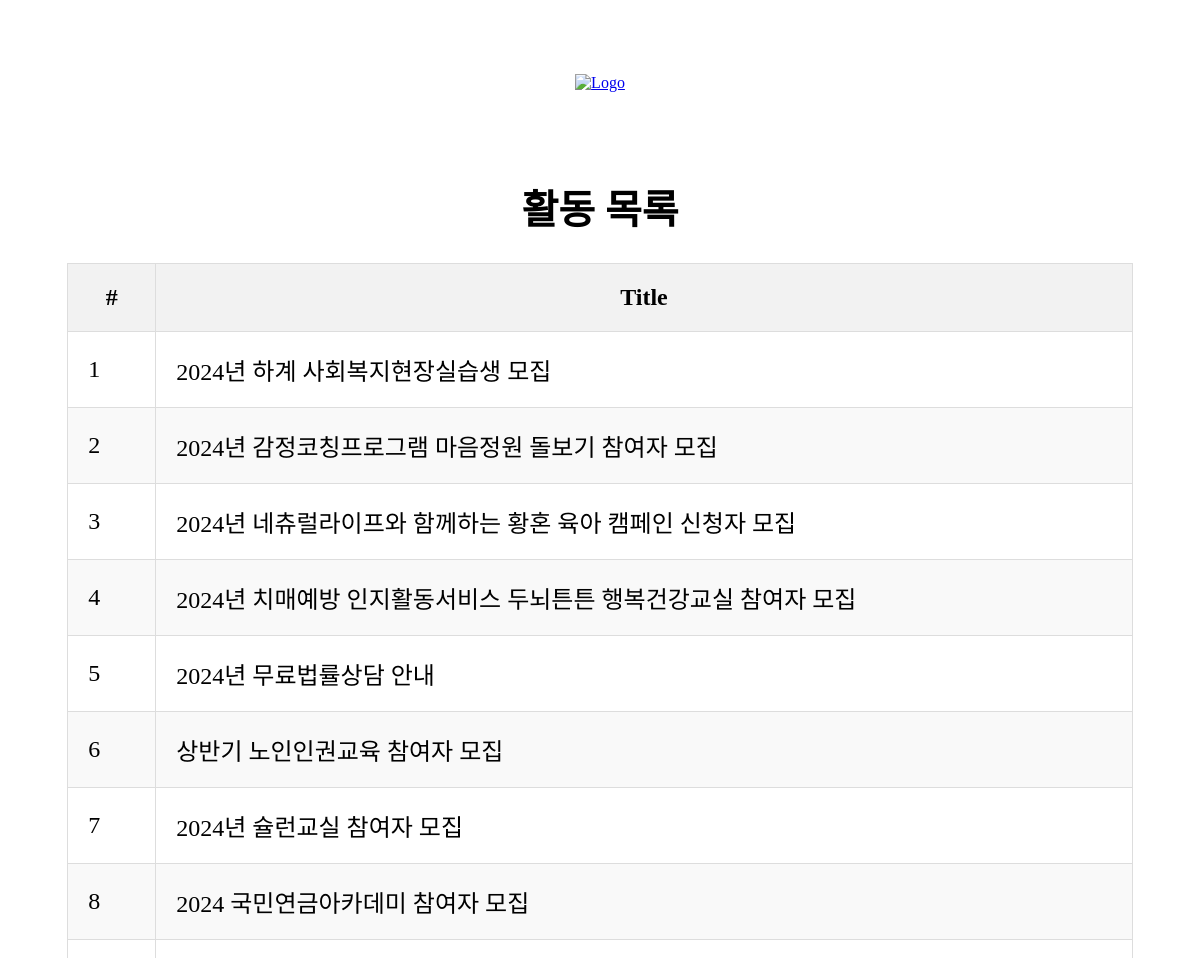
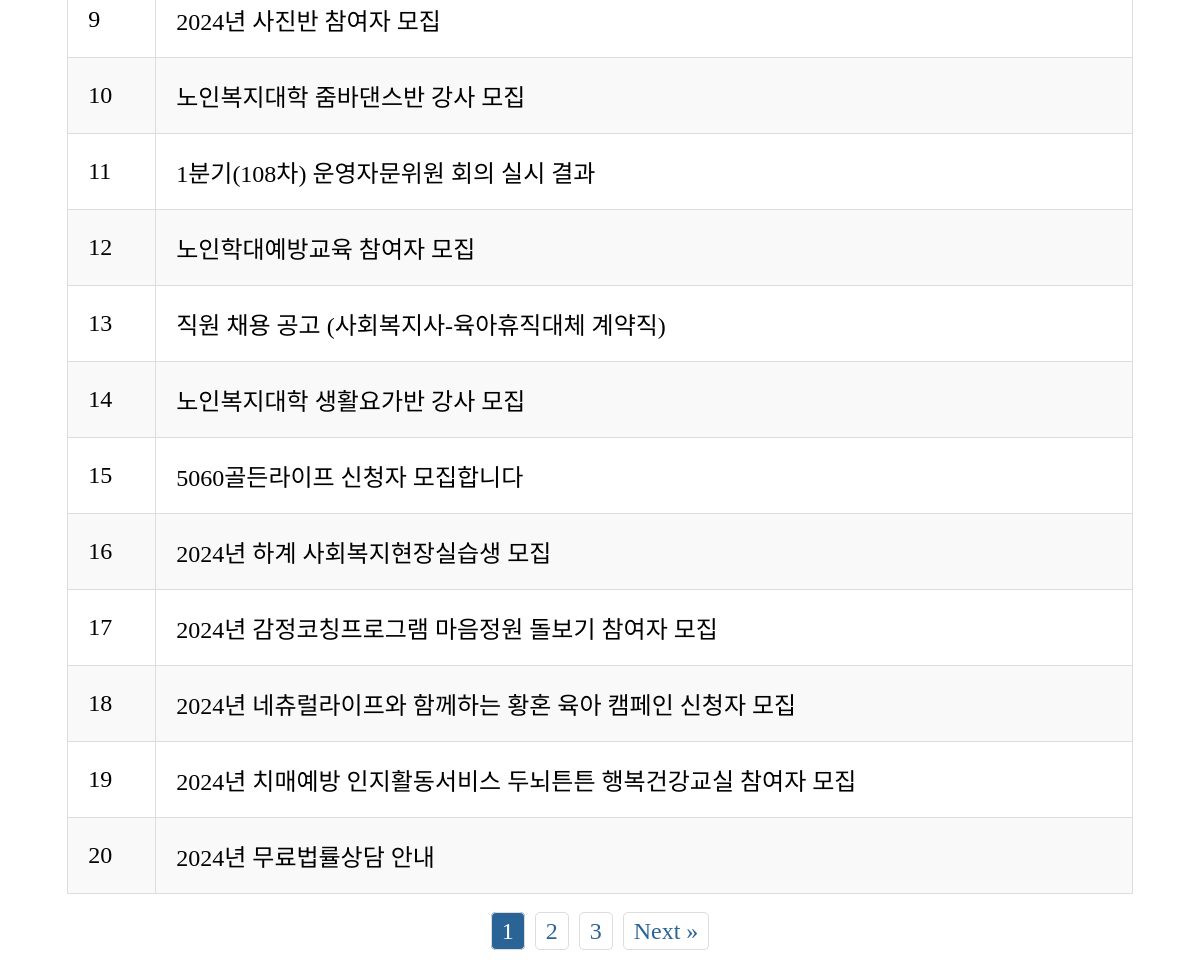
The app's page /board with its own data (2 pictures, top to bottom).
### tables this page shows
CREATE TABLE "search_post" ("id" integer NOT NULL PRIMARY KEY AUTOINCREMENT, "title" varchar(200) NOT NULL, "created_at" datetime NOT NULL, "image_url" varchar(200) NULL, "url" varchar(200) NOT NULL);

### app.py (the view)
@app.route('/board')
def board():
    db = get_db()
    page = request.args.get('page', 1, type=int)
    per_page = 20
    offset = (page - 1) * per_page
    cursor = db.execute('SELECT title, url FROM search_post LIMIT ? OFFSET ?', (per_page, offset))
    posts = cursor.fetchall()
    total_posts = db.execute('SELECT COUNT(*) FROM search_post').fetchone()[0]
    total_pages = (total_posts + per_page - 1) // per_page
    return render_template('board.html', posts=posts, page=page, total_pages=total_pages)

### app.py (called while the page is built)
def get_db():
    db = getattr(g, '_database', None)
    if db is None:
        db = g._database = sqlite3.connect(DATABASE)
    return db

@app.teardown_appcontext
def close_connection(exception):
    db = getattr(g, '_database', None)
    if db is not None:
        db.close()

### templates/board.html (shortened to what this page needs)
{% extends "base.html" %}
{% block content %}
<h1 class="table-heading">활동 목록</h1>
<table class="center-table">
  <thead>
    <tr>
      <th>#</th>
      <th>Title</th>
    </tr>
  </thead>
  <tbody>
    {% for post in posts %}
      <tr>
        <td>{{ loop.index + ((page - 1) * 20) }}</td>
        <td><a href="{{ post[1] }}">{{ post[0] }}</a></td>
      </tr>
    {% endfor %}
  </tbody>
</table>
<ul class="pagination">
  {% for p in range(1, total_pages + 1) %}
    <li class="{% if p == page %}active{% endif %}"><a href="{{ url_for('board', page=p) }}">{{ p }}</a></li>
  {% endfor %}
  {% if page < total_pages %}
    <li><a href="{{ url_for('board', page=page+1) }}">Next &raquo;</a></li>
  {% endif %}
</ul>
{% endblock %}

### templates/base.html (shortened to what this page needs)
<!DOCTYPE html>
<html lang="en">
<head>
    <link href="https://cdn.prod.website-files.com/665b4f544826ea505f326be4/css/daeulrim-3bb695.webflow.4eb2c40dd.css" rel="stylesheet" type="text/css"/>
</head>
<body>
<div data-collapse="medium" data-animation="default" data-duration="400" data-easing="ease" data-easing2="ease" role="banner" class="navigation-bar w-nav">
    <div class="center-header w-container">
        <a href="/board">
            <img src="https://cdn.prod.website-files.com/665b4f544826ea505f326be4/665b504815129582d4d5053b_Logo.png" loading="lazy" width="195" alt="Logo"/>
        </a>
    </div>
</div>
    <div class="content-wrapper">
        <div class="w-container">
            {% block content %}
            {% endblock %}
        </div>
    </div>
</body>
</html>

### templates/base.html (style rules this page uses)
.center-header { display: flex; justify-content: center; align-items: center; height: 150px; background-color: white; }
.center-header img { cursor: pointer; }

### templates/board.html (style rules this page uses)
.center-table { margin: 20px auto; border-collapse: collapse; width: 90%; font-size: 18pt; }
.center-table th { background-color: #f2f2f2; padding: 20px; border: 1px solid #ddd; }
.center-table td { padding: 20px; border: 1px solid #ddd; text-align: left; white-space: nowrap; overflow: hidden; text-overflow: ellipsis; }
.center-table tbody tr:nth-child(even) { background-color: #f9f9f9; }
.table-heading { text-align: center; margin-top: 20px; font-size: 30pt; font-weight: bold; }
.center-table a { text-decoration: none; color: #000; }
.pagination { display: flex; justify-content: center; list-style: none; padding: 0; font-size: 18pt; }
.pagination li { margin: 0 5px; }
.pagination a { text-decoration: none; color: #2a6496; padding: 5px 10px; border: 1px solid #ddd; border-radius: 5px; }
.pagination .active a { background-color: #2a6496; color: white; }

### records on screen
search_post: title "2024년 하계 사회복지현장실습생 모집"
search_post: title "2024년 감정코칭프로그램 마음정원 돌보기 참여자 모집"
search_post: title "2024년 네츄럴라이프와 함께하는 황혼 육아 캠페인 신청자 모집"
search_post: title "2024년 치매예방 인지활동서비스 두뇌튼튼 행복건강교실 참여자 모집"
search_post: title "2024년 무료법률상담 안내"
search_post: title "상반기 노인인권교육 참여자 모집"
search_post: title "2024년 슐런교실 참여자 모집"
search_post: title "2024 국민연금아카데미 참여자 모집"
search_post: title "2024년 사진반 참여자 모집"
search_post: title "노인복지대학 줌바댄스반 강사 모집"
search_post: title "1분기(108차) 운영자문위원 회의 실시 결과"
search_post: title "노인학대예방교육 참여자 모집"
search_post: title "직원 채용 공고 (사회복지사-육아휴직대체 계약직)"
search_post: title "노인복지대학 생활요가반 강사 모집"
search_post: title "5060골든라이프 신청자 모집합니다"
search_post: title "2024년 하계 사회복지현장실습생 모집"
search_post: title "2024년 감정코칭프로그램 마음정원 돌보기 참여자 모집"
search_post: title "2024년 네츄럴라이프와 함께하는 황혼 육아 캠페인 신청자 모집"
search_post: title "2024년 치매예방 인지활동서비스 두뇌튼튼 행복건강교실 참여자 모집"
search_post: title "2024년 무료법률상담 안내"

### other values on screen
{{ p }} "1" "2" "3"
